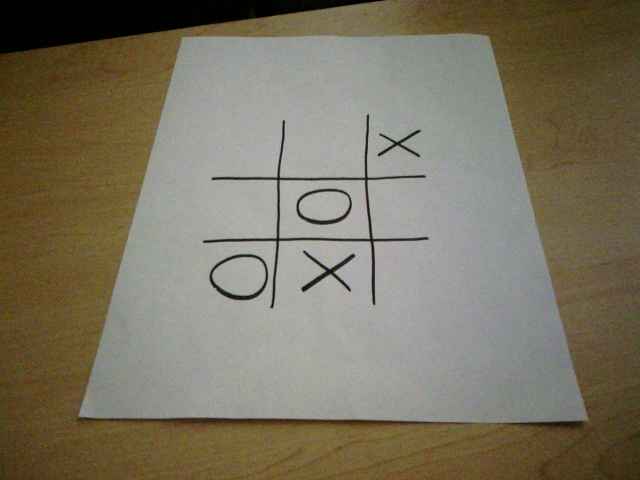
#> input picture image_0.jpg, 640 x 480 px
$ python -i TicTacToe.py   (imports and definitions only)   (Python 2 division)
#> lines starting #> are read from the running program, lines starting #| are printed output that depends on the picture; after the words box and inside, x2 and y2 are one past the last pixel; in counts of white or black regions, pixels touching at a corner belong together
import numpy as np
import cv2
import imutils


def sortFourPoints(points, flip=False):
    """
    Sort four points based on their coordinates

    :param points: A list of points to sort. Points are in [x,y]-format by default.
    :param flip: Indicates that points are in [y,x]-format
    :return: The points, sorted in order of [top left, top right, bottom left, bottom right]
    """

    # Find the sums and differences of each point's x,y values
    sums = []
    diffs = []
    for point in points:
        sums.append(point[0] + point[1])
        if flip:
            diffs.append(point[0] - point[1])
        else:
            diffs.append(point[1] - point[0])

    # Find the coordinates of each corner
    topLeft = points[np.argmin(sums)]
    topRight = points[np.argmin(diffs)]
    bottomLeft = points[np.argmax(diffs)]
    bottomRight = points[np.argmax(sums)]

    return [topLeft, topRight, bottomLeft, bottomRight]


def fourPointTransform(image, points):
    """
    Crop an image, perform a four point transform, and return the resulting image

    :param image: The image to crop/transform
    :param points: The coordinates of four corners for the desired transformation
    :return: The resulting image after transformation
    """

    topLeft, topRight, bottomLeft, bottomRight = sortFourPoints(points)

    # Determine the maximum width
    topWidth = np.sqrt(((topRight[0] - topLeft[0]) ** 2) + ((topRight[1] - topLeft[1]) ** 2))
    bottomWidth = np.sqrt(((bottomRight[0] - bottomLeft[0]) ** 2) + ((bottomRight[1] - bottomLeft[1]) ** 2))
    width = max(int(topWidth), int(bottomWidth))

    # Determine the maximum height
    leftHeight = np.sqrt(((topLeft[0] - bottomLeft[0]) ** 2) + ((topLeft[1] - bottomLeft[1]) ** 2))
    rightHeight = np.sqrt(((topRight[0] - bottomRight[0]) ** 2) + ((topRight[1] - bottomRight[1]) ** 2))
    height = max(int(leftHeight), int(rightHeight))

    source = np.array([topLeft, topRight, bottomRight, bottomLeft], dtype="float32")

    destination = np.array([[0, 0],
                   [width-1, 0],
                   [width-1, height-1],
                   [0, height-1]], dtype="float32")

    transformMatrix = cv2.getPerspectiveTransform(source, destination)

    return cv2.warpPerspective(image, transformMatrix, (width, height))


def isolatePaper(image, debug=False):
    """
    Isolate a sheet of paper from an image

    :param image: The image containing the paper to isolate
    :param debug: If true, displays step-by-step visuals for debugging
    :return: A cropped and perspective-corrected image containing the paper
    """

    # Convert image to grayscale and apply a gaussian blur to assist edge detection
    kernel = np.ones((7, 7), np.uint8)
    grayscale = cv2.cvtColor(image, cv2.COLOR_BGR2GRAY)
    grayscale = cv2.GaussianBlur(grayscale, (3, 3), 0)
    grayscale = cv2.erode(grayscale, kernel, iterations=1)
    grayscale = cv2.dilate(grayscale, kernel, iterations=1)

    # Find edges in image
    kernel = np.ones((3, 3), np.uint8)
    edges = cv2.Canny(grayscale, 25, 100)
    edges = cv2.dilate(edges, kernel, iterations=1)

    if debug:
        cv2.imshow("Image", image)
        cv2.imshow("Grayscale", grayscale)
        cv2.imshow("Edges", edges)
        cv2.waitKey(0)
        cv2.destroyAllWindows()

    # Find contours based on edges
    contours = cv2.findContours(edges.copy(), cv2.RETR_LIST, cv2.CHAIN_APPROX_SIMPLE)

    # Normalize format of contours between different versions of OpenCV
    contours = imutils.grab_contours(contours)

    # Sort contours by area, descending
    contours = sorted(contours, key=cv2.contourArea, reverse=True)

    for contour in contours:

        # Approximates the contour to account for image distortion/noise
        perimeter = cv2.arcLength(contour, True)
        approximation = cv2.approxPolyDP(contour, 0.02 * perimeter, True)

        if debug:
            debugImage = np.copy(image)
            cv2.drawContours(debugImage, [approximation], -1, (0, 255, 0), 2)
            cv2.imshow("Outline", image)
            cv2.waitKey(0)
            cv2.destroyAllWindows()

        # Check if contour approximation is rectangular
        if len(approximation) == 4:
            boardContour = approximation
            break

    if debug:
        debugImage = np.copy(image)
        cv2.drawContours(debugImage, [boardContour], -1, (0, 255, 0), 2)
        cv2.imshow("Outline", debugImage)
        cv2.waitKey(0)
        cv2.destroyAllWindows()

    paper = fourPointTransform(image, boardContour.reshape(4, 2))

    if debug:
        cv2.imshow("Original", image)
        cv2.imshow("Isolated", paper)
        cv2.waitKey(0)
        cv2.destroyAllWindows()

    return paper


def mergeLines(lines):
    """
    Combine lines that are similar to one-another

    :param lines: The lines to combine
    :return: The new set of lines
    """

    result = []

    for i in range(len(lines)):

        line = lines[i]

        rho = line[0][0]  # Distance of line
        theta = line[0][1]  # Angle of line

        if rho == 0 and theta == -100: continue  # Line has been previously merged

        for j in range(i+1, len(lines)):

            line2 = lines[j]

            rho2 = line2[0][0]
            theta2 = line2[0][1]

            # Difference in distance is less than 50 pixels
            # Difference in angle is less than 10 degrees
            if abs(rho2 - rho) < 50 and abs(theta2 - theta) < np.pi*10/180:
                lines[j][0][0] = 0
                lines[j][0][1] = -100

        result.append(line)

    return result


def findExtremeLines(lines):
    """
    Condense a list of lines down to only four

    :param lines: The list of lines to condense
    :return: A list containing only four lines
    """

    leftV = [[1000, 1000]]
    rightV = [[-1000, -1000]]
    topH = [[1000, 1000]]
    bottomH = [[-1000, -1000]]
    leftX = 100000
    rightX = 0

    for line in lines:

        rho = line[0][0]
        theta = line[0][1]

        xIntercept = rho/np.cos(theta)

        # Line is horizontal
        if theta > np.pi*45/180 and theta < np.pi*135/180:
            if rho < topH[0][0]:
                topH = line
            if rho > bottomH[0][0]:
                bottomH = line

        # Line is vertical
        else:
            if xIntercept > rightX:
                rightV = line
                rightX = xIntercept
            elif xIntercept <= leftX:
                leftV = line
                leftX = xIntercept

    return [[leftV, rightV], [topH, bottomH]]


def getIntersection(line1, line2):
    """
    Calculate the intersection of two lines

    :param line1: The first line
    :param line2: The second line
    :return: The intersection in [y,x]-format
    """

    rho1, theta1 = line1[0]
    rho2, theta2 = line2[0]

    a = np.array([
        [np.cos(theta1), np.sin(theta1)],
        [np.cos(theta2), np.sin(theta2)]
    ])

    b = np.array([[rho1], [rho2]])

    x, y = np.linalg.solve(a, b)

    x = int(x[0])
    y = int(y[0])

    return [np.round(y), np.round(x)]


def getAllIntersections(vLines, hLines):
    """
    Calculate the intersections of two horizontal and two vertical lines

    :param vLines: The vertical lines
    :param hLines: The horizontal lines
    :return: The intersection points in [y,x]-format, sorted in order of [top left, top right, bottom left, bottom right]
    """

    intersections = []

    for vLine in vLines:
        for hLine in hLines:
            intersections.append(getIntersection(vLine, hLine))

    return sortFourPoints(intersections, True)


def getCharacterContour(space, debug=False):
    """
    Retrieve the contour of a character

    :param space: The image containing the character
    :param debug: If true, displays step-by-step visuals for debugging
    :return: The contour of the character, or None if no character is detected
    """

    contours = cv2.findContours(space, cv2.RETR_LIST, cv2.CHAIN_APPROX_SIMPLE)
    contours = imutils.grab_contours(contours)

    # Sort contours by area, descending
    contours = sorted(contours, key=cv2.contourArea, reverse=True)

    totalArea = space.shape[0] * space.shape[1]

    for contour in contours:

        area = cv2.contourArea(contour)
        hull = cv2.convexHull(contour)
        hull_area = cv2.contourArea(hull)

        if debug:
            print("area=", area)
            print("hull=", hull_area)
            print("Total=", totalArea)
            debugImage = np.copy(space)
            cv2.drawContours(debugImage, [contour], 0, (128, 255, 60), 2)
            cv2.imshow('space', debugImage)
            cv2.waitKey(0)
            cv2.destroyAllWindows()

        if cv2.contourArea(cv2.convexHull(contour)) < totalArea * 0.05:
            break

        if cv2.contourArea(cv2.convexHull(contour)) < totalArea * 0.85:
            return contour

    return None


def analyzeSpace(space, debug=False):
    """
    Determine the contents of a game space

    :param space: Image of the space to analyze
    :param debug: If true, displays step-by-step visuals for debugging
    :return: The content of the space; one of {'X', 'O', ' '}
    """

    character = getCharacterContour(space, debug)

    if character is None:
        return ' '

    contourArea = cv2.contourArea(character)
    hull = cv2.convexHull(character)
    hullArea = cv2.contourArea(hull)

    solidity = float(contourArea) / hullArea

    if solidity > 0.75:
        return 'O'
    else:
        return 'X'


def analyzeGameBoard(image, debug=False):
    """
    Determine the current state of the game board. Return a 2d array specifiying the contents of each of the nine
    spaces, one of {'X', 'O', ' '}

    :param image: Image of the game board on a blank background
    :param debug: If true, displays step-by-step visuals for debugging
    :return: A 2d array specifiying the contents of each of the nine spaces, one of {'X', 'O', ' '}
    """

    image = cv2.cvtColor(image, cv2.COLOR_BGR2GRAY)
    image = cv2.GaussianBlur(image, (5, 5), 0)
    binary = cv2.threshold(image, 0, 255, cv2.THRESH_BINARY+cv2.THRESH_OTSU)[1]

    height, width = binary.shape

    # Remove noise from edges of image
    for i in range(0, width, 50):
        binary = cv2.floodFill(binary, None, (i, 0), 255)[1]
        binary = cv2.floodFill(binary, None, (i, height - 1), 255)[1]

    for i in range(0, height, 50):
        binary = cv2.floodFill(binary, None, (0, i), 255)[1]
        binary = cv2.floodFill(binary, None, (width - 1, i), 255)[1]

    edges = cv2.Canny(binary, 1, 254)

    if debug:
        cv2.imshow("Image", image)
        cv2.imshow("Binary", binary)
        cv2.imshow("Edges", edges)
        cv2.waitKey(0)
        cv2.destroyAllWindows()

    # Find contours based on edges
    contours = cv2.findContours(edges.copy(), cv2.RETR_LIST, cv2.CHAIN_APPROX_SIMPLE)

    # Normalize format of contours between different versions of OpenCV
    contours = imutils.grab_contours(contours)

    # Find the contour with the largest area, which should be the game board
    contours = sorted(contours, key=cv2.contourArea, reverse=True)
    contours = contours[1:]
    board = max(contours, key=cv2.contourArea)
    contours = sorted(contours, key=cv2.contourArea, reverse=True)
    contours = contours[1:]

    mask = np.zeros_like(binary)
    cv2.drawContours(mask, [board], 0, 255, -1)
    out = np.full_like(binary, 255)
    out[mask == 255] = binary[mask == 255]

    for contour in contours:
        mask = np.zeros_like(binary)
        cv2.drawContours(mask, [contour], 0, 255, -1)
        out[mask == 255] = 255
        if debug:
            cv2.imshow('t', mask)
            cv2.imshow('h', out)
            #cv2.waitKey(0)
            cv2.destroyAllWindows()

    if debug:
        cv2.imshow('Original', binary)
        cv2.imshow('Mask', mask)
        cv2.imshow('Output', out)
        cv2.waitKey(0)
        cv2.destroyAllWindows()

    boardEdges = cv2.Canny(out, 1, 254)

    lines = cv2.HoughLines(boardEdges, 2, np.pi/90, 100)

    lines = mergeLines(lines)
    vLines, hLines = findExtremeLines(lines)
    lines = vLines + hLines

    if debug:
        for line in lines:
            for rho, theta in line:
                a = np.cos(theta)
                b = np.sin(theta)
                x0 = a * rho
                y0 = b * rho
                x1 = int(x0 + 1000 * (-b))
                y1 = int(y0 + 1000 * (a))
                x2 = int(x0 - 1000 * (-b))
                y2 = int(y0 - 1000 * (a))
                cv2.line(image, (x1, y1), (x2, y2), (0, 0, 255), 2)
        cv2.imshow("i", image)
        cv2.waitKey(0)
        cv2.destroyAllWindows()

    # Remove the game board from the image
    binary[out == 0] = 255

    if debug:
        cv2.imshow('mask', mask)
        cv2.imshow('out', out)
        cv2.imshow('binary', binary)
        cv2.waitKey(0)
        cv2.destroyAllWindows()

    leftExt = board[board[:, :, 0].argmin()][0][0]
    rightExt = board[board[:, :, 0].argmax()][0][0]
    topExt = board[board[:, :, 1].argmin()][0][1]
    bottomExt = board[board[:, :, 1].argmax()][0][1]

    tlPoint, trPoint, blPoint, brPoint = getAllIntersections(vLines, hLines)
    upperMiddle = int((tlPoint[0] + trPoint[0]) / 2)
    middleLeft = int((tlPoint[1] + blPoint[1]) / 2)
    middleRight = int((trPoint[1] + brPoint[1]) / 2)
    lowerMiddle = int((blPoint[0] + brPoint[0]) / 2)

    spaces = np.empty((3, 3), dtype=object)

    if debug:
        image[tlPoint[0], tlPoint[1]] = 127
        image[trPoint[0], trPoint[1]] = 127
        image[blPoint[0], blPoint[1]] = 127
        image[brPoint[0], brPoint[1]] = 127
        cv2.imshow('h', image)
        cv2.waitKey(0)
        cv2.destroyAllWindows()

    spaces[0][0] = binary[topExt:tlPoint[0], leftExt:tlPoint[1]]
    spaces[0][1] = binary[topExt:upperMiddle, tlPoint[1]:trPoint[1]]
    spaces[0][2] = binary[topExt:trPoint[0], trPoint[1]:rightExt]
    spaces[1][0] = binary[tlPoint[0]:blPoint[0], leftExt:middleLeft]
    spaces[1][1] = binary[upperMiddle:lowerMiddle, middleLeft:middleRight]
    spaces[1][2] = binary[trPoint[0]:brPoint[0], middleRight:rightExt]
    spaces[2][0] = binary[blPoint[0]:bottomExt, leftExt:blPoint[1]]
    spaces[2][1] = binary[lowerMiddle:bottomExt, blPoint[1]:brPoint[1]]
    spaces[2][2] = binary[brPoint[0]:bottomExt, brPoint[1]:rightExt]

    gameState = np.full((3,3), ' ')

    for i in range(3):
        for j in range(3):
            gameState[i][j] = analyzeSpace(spaces[i][j], debug)

    if debug:
        print(gameState)

    return gameState


def getGameState(imagePath, debug=False):

#> called with imagePath = 'image_0.jpg', debug = False
    image = cv2.imread(imagePath)
#> image is the input picture: shape (480, 640, 3); mean B, G, R 96.9, 115.2, 122.2
    image = cv2.resize(image, (1280, 960))
#> image: shape (960, 1280, 3)
    paper = isolatePaper(image, debug)
#> in isolatePaper, `grayscale = cv2.cvtColor(image, cv2.COLOR_BGR2GRAY)`:
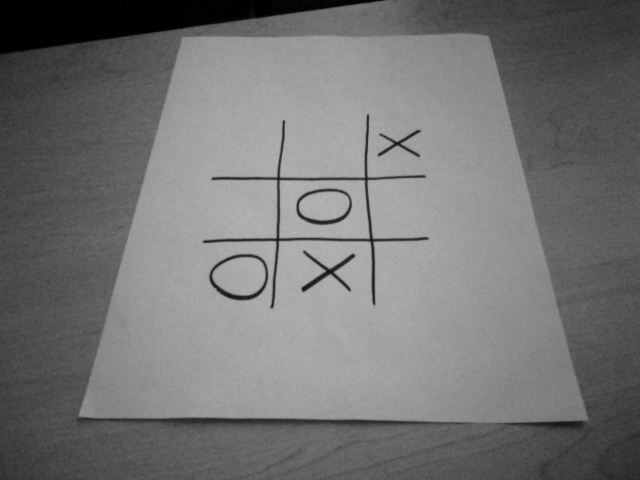
#> grayscale: shape (960, 1280) (shown at 1/2 size); min 0, max 181, mean 115.2
#> in isolatePaper, `grayscale = cv2.erode(grayscale, kernel, iterations=1)`:
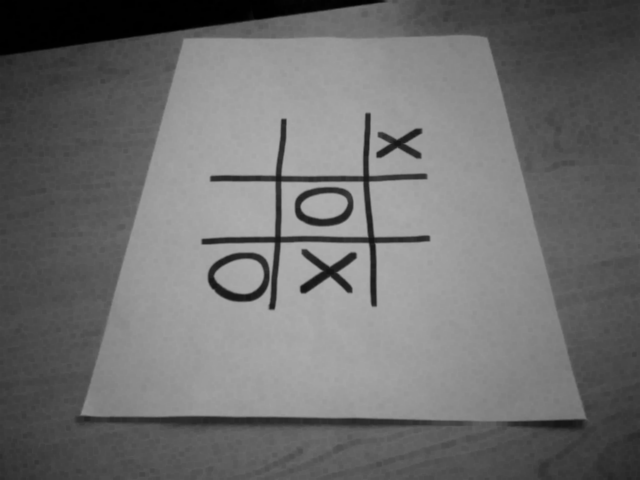
#> grayscale: shape (960, 1280) (shown at 1/2 size); min 0, max 176, mean 109.4
#> in isolatePaper, `edges = cv2.Canny(grayscale, 25, 100)`:
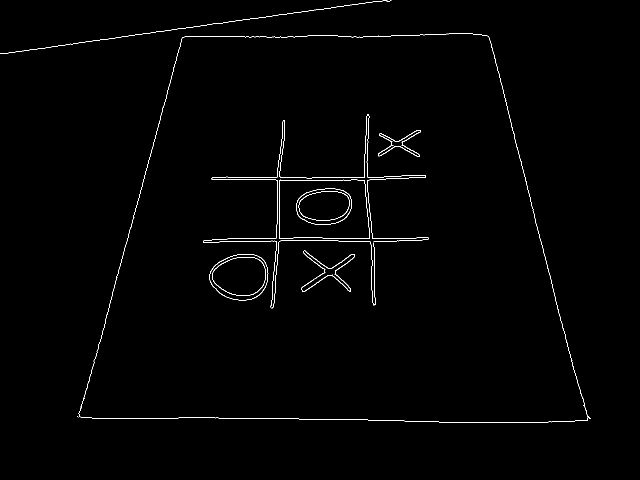
#> edges: shape (960, 1280) (shown at 1/2 size); 0.79% white in thin lines or dots, all inside (x1, y1, x2, y2) = (0, 1, 1182, 846)
#> in isolatePaper, `edges = cv2.dilate(edges, kernel, iterations=1)`:
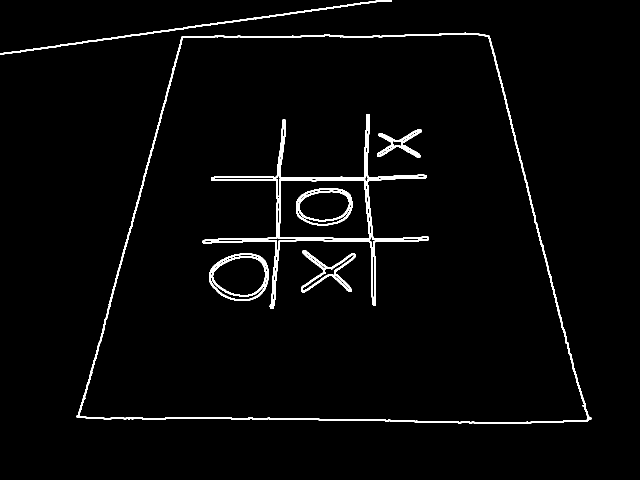
#> edges: shape (960, 1280) (shown at 1/2 size); 2.5% white; 8 white regions
#> in isolatePaper, `contours = cv2.findContours(edges.copy(), cv2.RETR_LIST, cv2.CHAIN_APP..`: contours = 96 contours, 65 with area under 20; largest, box (x1, y1, x2, y2) and area: (153, 65, 1183, 847) 629503, (159, 68, 1175, 845) 622001, (405, 228, 858, 618) 31038, (408, 232, 855, 611) 25139, (557, 358, 741, 479) 20960
#> the loop in isolatePaper, `for contour in contours:` made 1 pass
#> (perimeter, boardContour) on pass 1: (3397.2, [[978, 71], [363, 73], [153, 834], [1182, 838]])
#> the loop in sortFourPoints, `for point in points:` made 4 passes
#> point on passes 1 to 4: [978, 71], [363, 73], [153, 834], [1182, 838]
#> after the loop in sortFourPoints, `for point in points:`: diffs = [-907, -290, 681, -344]; sums = [1049, 436, 987, 2020]
#> in sortFourPoints, `topLeft = points[np.argmin(sums)]`: topLeft = [363, 73]
#> in sortFourPoints, `topRight = points[np.argmin(diffs)]`: topRight = [978, 71]
#> in sortFourPoints, `bottomLeft = points[np.argmax(diffs)]`: bottomLeft = [153, 834]
#> in sortFourPoints, `bottomRight = points[np.argmax(sums)]`: bottomRight = [1182, 838]
#> in fourPointTransform, `topLeft, topRight, bottomLeft, bottomRight = sortFourPoints(points)`: topLeft = [363, 73]; topRight = [978, 71]; bottomLeft = [153, 834]; bottomRight = [1182, 838]
#> in fourPointTransform, `topWidth = np.sqrt(((topRight[0] - topLeft[0]) ** 2) + ((topRight[1] -..`: topWidth = 615
#> in fourPointTransform, `bottomWidth = np.sqrt(((bottomRight[0] - bottomLeft[0]) ** 2) + ((bott..`: bottomWidth = 1029
#> in fourPointTransform, `leftHeight = np.sqrt(((topLeft[0] - bottomLeft[0]) ** 2) + ((topLeft[1..`: leftHeight = 789.4
#> in fourPointTransform, `rightHeight = np.sqrt(((topRight[0] - bottomRight[0]) ** 2) + ((topRig..`: rightHeight = 793.7
#> in fourPointTransform, `height = max(int(leftHeight), int(rightHeight))`: height = 793
#> in fourPointTransform, `source = np.array([topLeft, topRight, bottomRight, bottomLeft], dtype=..`: source = [[363, 73], [978, 71], [1182, 838], [153, 834]]
#> in fourPointTransform, `destination = np.array([[0, 0], [width-1, 0], [width-1, height-1], [0,..`: destination = [[0, 0], [1028, 0], [1028, 792], [0, 792]]
#> in fourPointTransform, `transformMatrix = cv2.getPerspectiveTransform(source, destination)`: transformMatrix = [[1.81, 0.499, -692.5], [0.00608, 1.87, -138.6], [1.32e-05, 0.000949, 1]]
#> in fourPointTransform, `return cv2.warpPerspective(image, transformMatrix, (width, height))`:
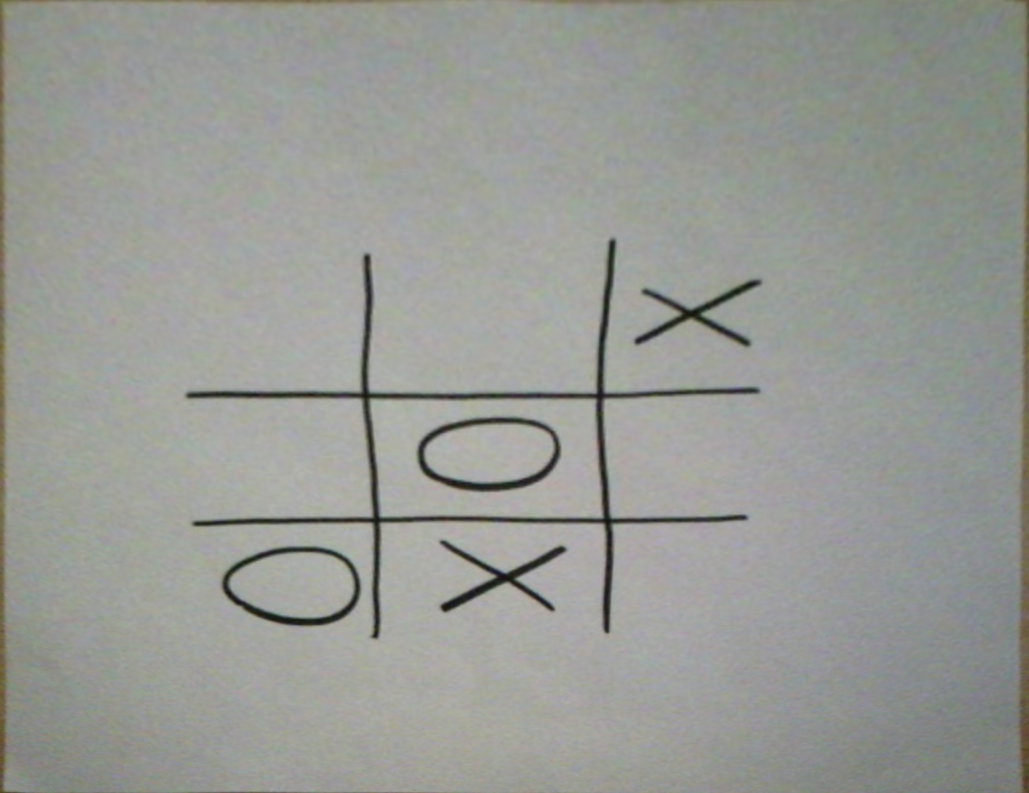
#> returned value: shape (793, 1029, 3); mean of channels 0, 1, 2 149.1, 154, 151.8; drawn as B, G, R
    return analyzeGameBoard(paper, debug)
#> (the rest of the program and of its run is left out)
